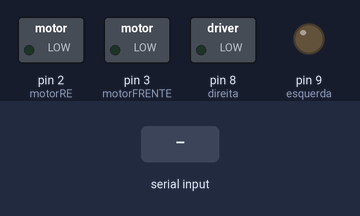
The sketch below on a simulated Arduino Uno, built with avr-gcc and run on an emulated ATmega328P. Shown: switched loads named in the sketch (green lamp = pin HIGH), output pins drawn as LEDs (lit = HIGH). Inputs (shaded band) come from the test bench.

Above: at 1.2 s.
1.3 s: "C" received over Serial
At 1.8 s:
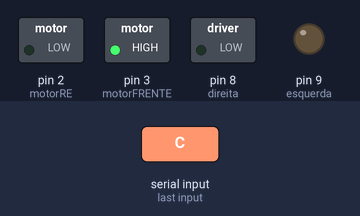
2.8 s: "E" received over Serial
At 4.0 s:
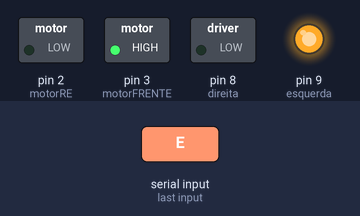
4.3 s: "P" received over Serial
At 5.1 s:
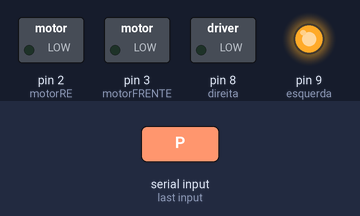
6.8 s: "B" received over Serial
At 7.2 s:
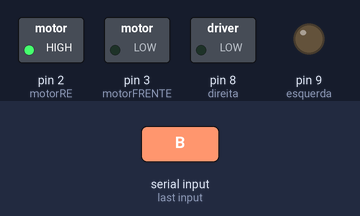
8.3 s: "D" received over Serial
At 9.5 s:
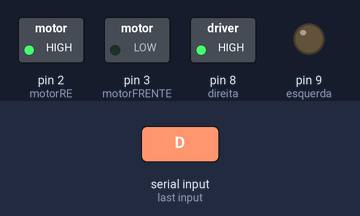
9.8 s: "C" received over Serial
At 11.1 s:
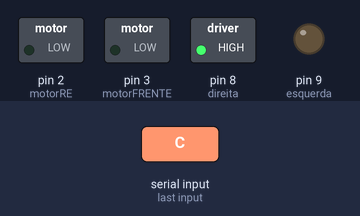
Timing chart, 0 to 12.8 s (numbered marks = the images above; inputs shaded):
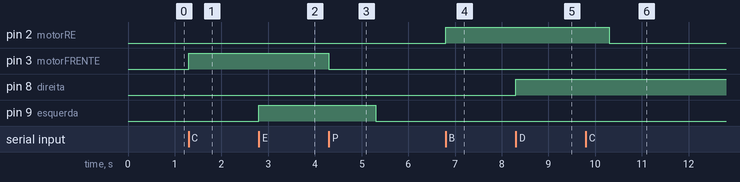

The sketch:

carro_main.ino
```cpp
#define motorFRENTE 3
#define motorRE 2

#define direita 8
#define esquerda 9


void setup()
  {
    pinMode (motorFRENTE,OUTPUT);
    pinMode (motorRE,OUTPUT);
    pinMode (direita,OUTPUT);
    pinMode (esquerda,OUTPUT);
    digitalWrite(motorFRENTE, 0);
    digitalWrite(motorRE, 0);
    digitalWrite(direita, 0);
    digitalWrite(esquerda, 0);
    Serial.begin(9600);
  }

void loop()
  {
    int btn;
    btn = Serial.read();

    if(btn=='P')
      {
        freio();
        reto();
      }

    if(btn=='C')
      {
         if (digitalRead(motorRE)==1)
           {
              freio();
           }
         else
            {
              digitalWrite(motorFRENTE, 1);
            }

        }


    if(btn=='B')
      {
         if (digitalRead(motorFRENTE)==1)
           {
              freio();
           }
         else
            {
              digitalWrite(motorRE, 1);
            }

        }

    if(btn=='E')
      {
         if (digitalRead(direita)==1)
           {
              reto();
           }
         else
            {
              digitalWrite(esquerda, 1);
            }

        }
    if(btn=='D')
      {
         if (digitalRead(esquerda)==1)
           {
              reto();
           }
         else
            {
              digitalWrite(direita, 1);
            }

        }
}

void freio()
  {
     digitalWrite(motorFRENTE, 0);
     delay(500);
     digitalWrite(motorRE, 0);
  }

void reto()
{
   digitalWrite(direita, 0);
   delay(500);
   digitalWrite(esquerda, 0);
}
```

Measured:
- after the input at 1.3 s, pin 3 (motorFRENTE): LOW → HIGH at once
- after the input at 2.8 s, pin 9 (esquerda): LOW → HIGH at once
- after the input at 4.3 s, pin 3 (motorFRENTE): HIGH → LOW at once; pin 9 (esquerda): HIGH → LOW after 1.0 s
- after the input at 6.8 s, pin 2 (motorRE): LOW → HIGH at once
- after the input at 8.3 s, pin 8 (direita): LOW → HIGH at once
- after the input at 9.8 s, pin 2 (motorRE): HIGH → LOW after 0.50 s
